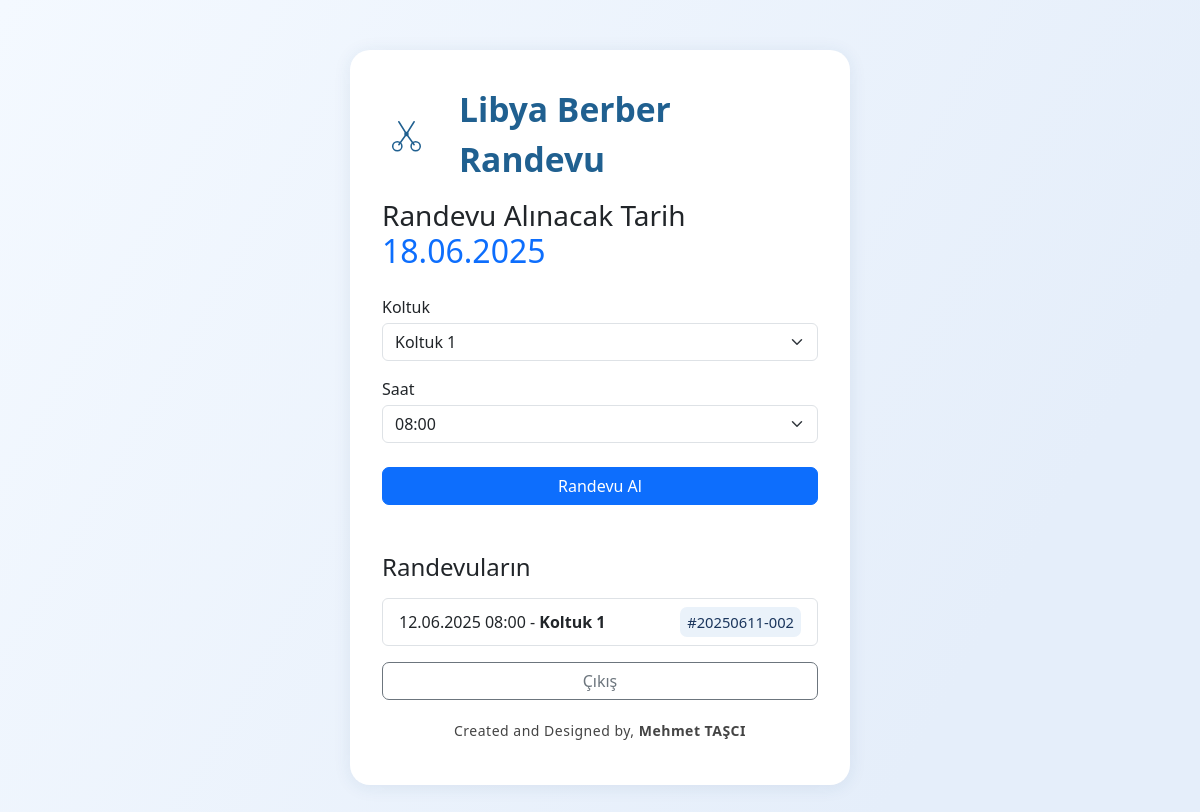
Screenshot of / (signed in) with the database file from the repository.
### app.py (models this page shows)
class Appointment(db.Model):
    id = db.Column(db.Integer, primary_key=True)
    reference_number = db.Column(db.String(50), unique=True, nullable=False)
    user_id = db.Column(db.Integer, db.ForeignKey('user.id'), nullable=False)
    chair_id = db.Column(db.Integer, db.ForeignKey('chair.id'), nullable=False)
    date = db.Column(db.String(10), nullable=False)
    time = db.Column(db.String(5), nullable=False)
    device_id = db.Column(db.String(100), nullable=True)
    created_at = db.Column(db.DateTime, default=datetime.utcnow)
    chair = db.relationship('Chair')

class Chair(db.Model):
    id = db.Column(db.Integer, primary_key=True)
    name = db.Column(db.String(20), unique=True, nullable=False)

### app.py (the view, shortened to what this page needs)
@app.route('/', methods=['GET','POST'])
@login_required
def user_panel():
    tomorrow_dt = datetime.now() + timedelta(days=1)
    date_display = tomorrow_dt.strftime("%d.%m.%Y")
    date_db = date_display
    now = datetime.now()
    acilis = dtime(9,0)
    kapanis = dtime(17,0)
    randevu_aktif = (now.time() >= acilis and now.time() < kapanis)
    if request.method == 'POST' and not randevu_aktif:
        flash("Randevu alma hizmeti 09:00-17:00 arasında açıktır.", "danger")
        return redirect(url_for('user_panel'))
    device_id = request.cookies.get('device_id') or str(uuid.uuid4())
    chairs = Chair.query.all()
    timeslots = [ts.time for ts in Timeslot.query.order_by(Timeslot.time).all()]
    if request.method == 'POST':
        selected_chair = int(request.form.get('chair_id', chairs[0].id))
    else:
        selected_chair = chairs[0].id
    taken_times = [
        a.time for a in Appointment.query.filter_by(date=date_db, chair_id=selected_chair).all()
    ]
    cooldown = False
    remaining = None
    last = Appointment.query.filter_by(device_id=device_id).order_by(Appointment.created_at.desc()).first()
    return render_template(
        'user_panel.html',
        date=date_display,
        chairs=chairs,
        selected_chair=selected_chair,
        all_times=timeslots,
        taken_times=taken_times,
        cooldown=cooldown,
        remaining=remaining,
        randevu_aktif=randevu_aktif,
    )

### app.py (called while the page is built)
@login_manager.user_loader
def load_user(user_id):
    return User.query.get(int(user_id))

@app.template_filter('date_tr')
def date_tr(s):
    if '-' in s:
        y, m, d = s.split('-')
        return f"{d}.{m}.{y}"
    return s

### templates/user_panel.html (shortened to what this page needs)
<!doctype html>
<html lang="tr">
<head>
  <link href="https://cdn.jsdelivr.net/npm/bootstrap@5.3.0/dist/css/bootstrap.min.css" rel="stylesheet">
</head>
<body>
<div class="mainbox">
  <div class="berber-logo">
    Libya Berber Randevu
  </div>
  <h3 class="mb-4">Randevu Alınacak Tarih <span class="text-primary fs-2">{{ date }}</span></h3>
  <form method="POST">
    <div class="mb-3">
      <label class="mb-1">Koltuk</label>
  <select id="chair_select" name="chair_id" class="form-select">
  {% for chair in chairs %}
    <option value="{{ chair.id }}" {% if chair.id == selected_chair %}selected{% endif %}>{{ chair.name }}</option>
  {% endfor %}
</select>
    </div>
    <div class="mb-3">
      <label class="mb-1">Saat</label>
      <select id="time_select" name="time" class="form-select" required>
  {% for t in all_times %}
    <option value="{{ t }}" {% if t in taken_times %}disabled style="color:#999;"{% endif %}>
      {{ t }}{% if t in taken_times %} (Dolu){% endif %}
    </option>
  {% endfor %}
</select>
    </div>
    <button class="btn btn-primary w-100 mt-2" {% if not randevu_aktif or cooldown %}disabled{% endif %}>
      Randevu Al
    </button>
  </form>
  <h4 class="mt-5 mb-3">Randevuların</h4>
  <ul class="list-group mb-3">
    {% for a in current_user.appointments %}
      <li class="list-group-item d-flex justify-content-between align-items-center">
        <span>
          {{ a.date|date_tr }} {{ a.time }} - <b>{{ a.chair.name }}</b>
        </span>
        <span class="badge-ref">#{{ a.reference_number }}</span>
      </li>
    {% endfor %}
  </ul>
  <a href="{{ url_for('logout') }}" class="btn btn-outline-secondary w-100">Çıkış</a>
            <footer style="text-align:center; font-size:14px; color:#444; padding:20px 0 10px 0; letter-spacing:0.5px;">
  Created and Designed by, <b>Mehmet TAŞCI</b>
</footer>
</div>
</body>
</html>

### templates/user_panel.html (style rules this page uses)
body { background: linear-gradient(120deg,#f4f9ff,#e5eefa 80%); min-height:100vh; }
.mainbox { background: #fff; border-radius: 20px; box-shadow: 0 2px 18px rgba(30,80,120,.09); padding: 34px 32px; max-width: 500px; width: 100%; margin: 50px auto; }
.berber-logo { font-size:2.1rem; font-weight:bold; color:#206090; display:flex; align-items:center; gap:8px; margin-bottom:14px; }
.berber-logo svg { margin-right:2px; }
.btn { border-radius:7px !important; font-weight:500; }
.badge-ref { background: #eaf2fa; color:#1b365d; border-radius:7px; font-size:.92em; padding:4px 7px; }

### rows the page displays
Appointment: date "12.06.2025", time "08:00", chair.name "Koltuk 1", reference_number "20250611-002"

### other values shown
form field chair_id "Koltuk 1"
form field time "08:00"
